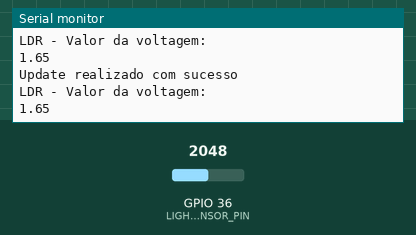
The sketch below on a simulated ESP32. Parts: the last lines printed to the serial monitor. The inputs (shaded band) are chosen by the test bench; at power-on: GPIO 36 (LIGHT_SENSOR_PIN) = 2048. WiFi joins after 1.5 s; servers stay silent unless stated.

Above: at 7.1 s.
7.2 s: GPIO 36 (LIGHT_SENSOR_PIN) set to 2866
At 7.9 s:
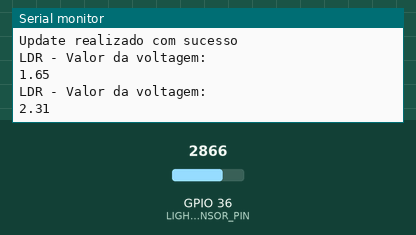
9.3 s: GPIO 36 (LIGHT_SENSOR_PIN) set to 3603
At 11.9 s:
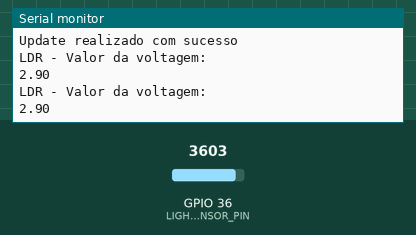
Timing chart, 0 to 13.4 s (numbered marks = the images above; inputs shaded):
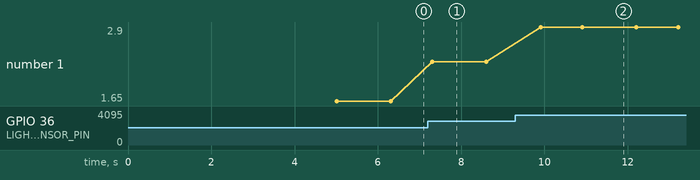

The sketch:

ESP32_LDR.ino
```cpp
long prevMillisThingSpeak = 0;
int intervalThingSpeak = 1000; // Intervalo minímo para escrever no ThingSpeak write é de 15 segundos
#include <WiFi.h>
const char ssid[] = "(GPONNET_2.4)_JUSTINO";
const char password[] = "Tennopg13424134";
WiFiClient client;

#include <ThingSpeak.h>
const long CHANNEL = 2213071;
const char *WRITE_API = "02TPESD1K6OU0R8R";

#define LIGHT_SENSOR_PIN 36 // ESP32 pin GIOP36 (ADC0)

void setup()
{
  Serial.begin(115200);
  Serial.println();
  Serial.println("Envia os dados do sensor para o ThingSpeak usando o ESP32");
  Serial.println();

  WiFi.mode(WIFI_STA); //Modo Station
  ThingSpeak.begin(client);  // Inicializa o ThingSpeak
}

void loop() {
  float voltage = 0;

  voltage = analogRead(LIGHT_SENSOR_PIN) * (3.3 / 4095.0);

  // Conecta ou reconecta o WiFi
  if (WiFi.status() != WL_CONNECTED) {
    Serial.print("Atenção para conectar o SSID: ");
    Serial.println(ssid);
    while (WiFi.status() != WL_CONNECTED) {
      WiFi.begin(ssid, password);
      Serial.print(".");
      delay(5000);
    }
    Serial.println("\nConectado");
  }

  Serial.println("LDR - Valor da voltagem:");
  Serial.println(voltage);
  delay(1000);

  if (millis() - prevMillisThingSpeak > intervalThingSpeak) {
    // Configura os campos com os valores
    ThingSpeak.setField(1, voltage);

    // Escreve no canal do ThingSpeak
    int x = ThingSpeak.writeFields(CHANNEL, WRITE_API);
    if (x == 200) {
      Serial.println("Update realizado com sucesso");
    }
    else {
      Serial.println("Problema no canal - erro HTTP " + String(x));
    }

    prevMillisThingSpeak = millis();
  }
}
```

Measured:
- after the input at 7.2 s, the serial monitor: prints a new line after 0.11 s (image 1)
- after the input at 9.3 s, the serial monitor: prints a new line after 0.61 s (image 2)
- plotted number 1: 1.65 → 2.31 after the input at 7.2 s, 2.31 → 2.9 after the input at 9.3 s
